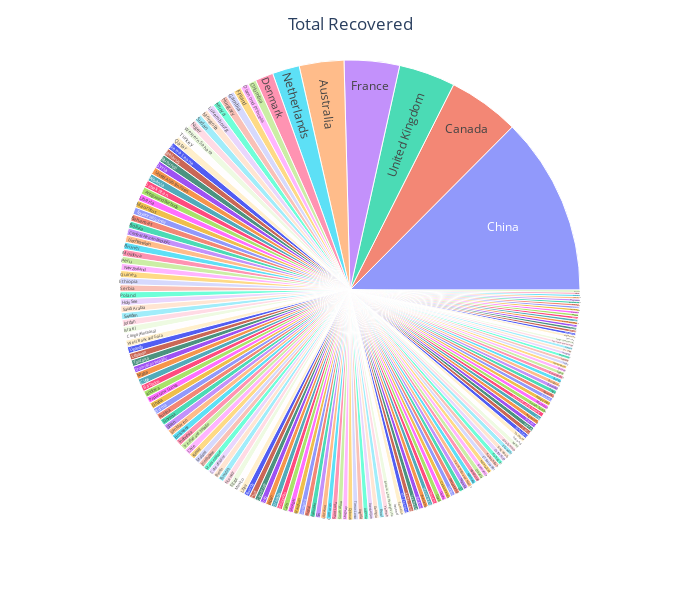

The code cell stored with this chart in its notebook:
### Code cell
fig = px.sunburst(df_combined_f, path=['Country/Region'], values='Recovered')

fig.update_layout(width = 700, 
                  height = 600,
                  title = 'Total Recovered',
                  title_x=0.5)

fig.show();

### Figure 1 — Plotly figure (JSON) as saved in the notebook; plotly's stock layout.template omitted (floating-point values rounded to 4 significant figures; data arrays with more than 128 entries replaced by an {"elided": "..."} marker saying what was removed)
{"data": [{"branchvalues": "total", "domain": {"x": [0, 1], "y": [0, 1]}, "hovertemplate": "labels=%{label}<br>Recovered=%{value}<br>parent=%{parent}<br>id=%{id}<extra></extra>", "ids": {"elided": "188 str values"}, "labels": {"elided": "188 str values"}, "name": "", "parents": {"elided": "188 str values"}, "type": "sunburst", "values": {"elided": "188 int values"}}], "layout": {"height": 600, "legend": {"tracegroupgap": 0}, "margin": {"t": 60}, "title": {"text": "Total Recovered", "x": 0.5}, "width": 700}}
